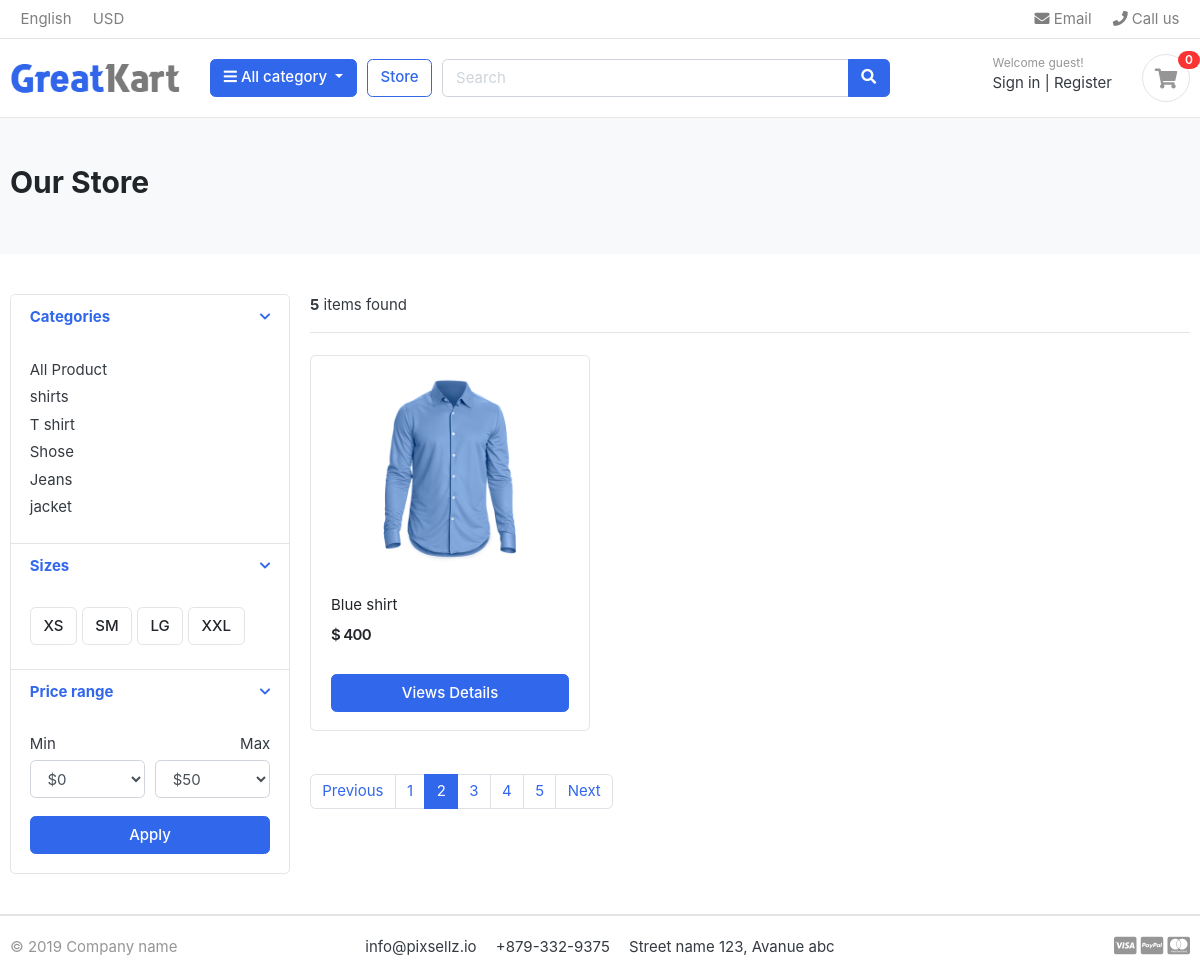
The page /store/?page=2 on the database its author committed.
### category/models.py (models this page shows)
class Category(models.Model):
    category_name= models.CharField(max_length=100,unique=True)
    slug=models.SlugField(max_length=100,unique=True)
    description=models.TextField(max_length=100,blank=True)
    cat_image=models.ImageField(upload_to='photos/category/',blank=True)
    def get_url(self):
            return reverse('products_by_category',args=[self.slug])
    def __str__(self):
        return self.category_name

### store/models.py (models this page shows, shortened)
class Product(models.Model):
    name=models.CharField(max_length=10)
    slug=models.SlugField(max_length=10)
    description=models.TextField(max_length=10,blank=True)
    price=models.IntegerField()
    image=models.ImageField(upload_to='photos/products')
    stock=models.IntegerField()
    is_available=models.BooleanField(default=True)
    category=models.ForeignKey(Category,on_delete=models.CASCADE)
    created_date= models.DateTimeField(auto_now_add=True)
    modified_date=models.DateTimeField(auto_now=True)
    def get_url(self):
        return reverse('product_detail',args=[self.category.slug,self.slug])

### store/views.py (the view)
# urls.py: path("store/",include('store.urls')),
def store(request,category_slug=None):
    category=None
    product=None
    if category_slug!=None:
        category= get_object_or_404(Category,slug=category_slug)
        product = Product.objects.filter(category=category,is_available=True)
        paginator= Paginator(product,1)
        page=request.GET.get('page')
        paged_product=paginator.get_page(page)
        product_count=product.count()
    else:
        product =Product.objects.all().filter(is_available=True).order_by('id')
        paginator = Paginator(product,1)
        page= request.GET.get('page')
        paged_product =paginator.get_page(page)
        product_count=product.count()
    context={
                "product":paged_product,
                'product_count':product_count
            }
    return render(request, "store/store.html",context)

### carts/context_proceesor.py (called while the page is built)
def counter(request):
    cart_count=0
    if 'admin' in request.path:
        return {}
    else:
        try:
            cart =Cart.objects.filter(cart_id=_cart_id(request))
            cart_items =CartItem.objects.all().filter(cart=cart[:1])
            for cart_item in cart_items:
                cart_count+=cart_item.quantity
        except Cart.DoesNotExist:
            cart_count=0
    return dict(cart_count=cart_count)

### carts/views.py (called while the page is built)
def _cart_id(request):
    cart = request.session.session_key
    if not cart:
        cart = request.session.create()
    return cart

### category/context_processore.py (called while the page is built)
def manu_list(request):
    links=Category.objects.all()
    print("--", dict(link=links))
    return dict(link=links)

### store/templates/store/store.html (shortened to what this page needs)
{%extends 'base.html'%}
{%load static%}
{% block content %}
<section class="section-pagetop bg">
<div class="container">
	{%if 'search' in request.path%}
	  <h2 class="title-page">Search result</h2>
	{%else%}
	   <h2 class="title-page">Our Store</h2>
	{%endif%}
</div>
</section>
<section class="section-content padding-y">
<div class="container">
<div class="row">
	<aside class="col-md-3">
<div class="card">
	<article class="filter-group">
		<header class="card-header">
			<a href="#" data-toggle="collapse" data-target="#collapse_1" aria-expanded="true" class="">
				<i class="icon-control fa fa-chevron-down"></i>
				<h6 class="title">Categories</h6>
			</a>
		</header>
		<div class="filter-content collapse show" id="collapse_1" style="">
			<div class="card-body">
				<ul class="list-menu">
				    <li><a href="{% url 'store' %}">All Product</a></li>
					{%for category in link%}
				<li><a href="{{category.get_url}}">{{category.category_name}}</a></li>
					{%endfor%}
				</ul>
			</div>
		</div>
	</article>
	<article class="filter-group">
		<header class="card-header">
			<a href="#" data-toggle="collapse" data-target="#collapse_4" aria-expanded="true" class="">
				<i class="icon-control fa fa-chevron-down"></i>
				<h6 class="title">Sizes </h6>
			</a>
		</header>
		<div class="filter-content collapse show" id="collapse_4" style="">
			<div class="card-body">
			  <label class="checkbox-btn">
			    <span class="btn btn-light"> XS </span>
			  </label>
			  <label class="checkbox-btn">
			    <span class="btn btn-light"> SM </span>
			  </label>
			  <label class="checkbox-btn">
			    <span class="btn btn-light"> LG </span>
			  </label>
			  <label class="checkbox-btn">
			    <span class="btn btn-light"> XXL </span>
			  </label>
		</div>
		</div>
	</article>
	<article class="filter-group">
		<header class="card-header">
			<a href="#" data-toggle="collapse" data-target="#collapse_3" aria-expanded="true" class="">
				<i class="icon-control fa fa-chevron-down"></i>
				<h6 class="title">Price range </h6>
			</a>
		</header>
		<div class="filter-content collapse show" id="collapse_3" style="">
			<div class="card-body">
				<div class="form-row">
				<div class="form-group col-md-6">
				  <label>Min</label>
				  	<select class="mr-2 form-control">
						<option value="0">$0</option>
					</select>
				</div>
				<div class="form-group text-right col-md-6">
				  <label>Max</label>
				  	<select class="mr-2 form-control">
						<option value="50">$50</option>
					</select>
				</div>
				</div>
				<button class="btn btn-block btn-primary">Apply</button>
			</div>
		</div>
	</article>
</div>
	</aside>
	<main class="col-md-9">
<header class="border-bottom mb-4 pb-3">
		<div class="form-inline">
			<span class="mr-md-auto"><b>{{product_count}}</b> items found </span>
		</div>
</header>
<div class="row">
	{%if product%}
    {%for product in product %}
	<div class="col-md-4">
		<figure class="card card-product-grid">
			<div class="img-wrap">
				<a href="{{product.get_url}}"><img src="{{product.image.url}}"></a>
			</div>
			<figcaption class="info-wrap">
				<div class="fix-height">
					<a href="{{product.get_url}}" class="title">{{product.name}}</a>
					<div class="price-wrap mt-2">
						<span class="price">$ {{product.price}}</span>
					</div>
				</div>
				<a href="{{product.get_url}}" class="btn btn-block btn-primary">Views Details</a>
			</figcaption>
		</figure>
	</div>
    {%endfor%}
	{%else%}
	<div>
		<h2>No Result found.please try again</h2>
	</div>
   {%endif%}
</div>
<nav class="mt-4" aria-label="Page navigation sample">
  {% if product.has_other_pages%}
  <ul class="pagination">
		{% if product.has_previous%}
		    <li class="page-item"><a class="page-link" href="?page={{product.previous_page_number}}">Previous</a></li>
		{%else %}
		    <li class="page-item disabled"><a class="page-link" href="#">Previous</a></li>
		{% endif %}
		{% for i in product.paginator.page_range %}
			{%if product.number == i%}
				<li class="page-item active"><a class="page-link" href="#">{{i}}</a></li>
			{%else%}
				<li class="page-item"><a class="page-link" href="?page={{i}}">{{i}}</a></li>
		    {%endif%}
		{%endfor%}
		{%if product.has_next%}
		   <li class="page-item"><a class="page-link" href="?page={{product.next_page_number}}">Next</a></li>
		{%else%}
            <li class="page-item-disabled"><a class="page-link" href="#">Next</a></li>
		{%endif%}
   </ul>
  {%endif%}
</nav>
	</main>
</div>
</div>
</section>
{%endblock%}

### static/css/ui.css (style rules this page uses)
html { font-family: "Inter", sans-serif; font-size: 15px; }
.img-wrap { text-align: center; display: block; }
.img-wrap img { max-width: 100%; }
.price-wrap { letter-spacing: -0.7px; }
.padding-y { padding-top: 40px; padding-bottom: 40px; }
figure { margin-bottom: 0; }
article:after, .form-group:after { display: block; clear: both; content: ""; }
.bg { background-color: #f8f9fa; }
.title-page { color: #212529; }
.btn-light { background-color: #fff; border-color: #e4e4e4; }
[class*=list-] li:after { visibility: hidden; display: block; content: ""; overflow: hidden; height: 0; clear: both; }
.list-menu { list-style: none; margin: 0; padding-left: 0; }
.list-menu li { margin-bottom: 5px; }
.list-menu a { color: #343a40; }
[class*=card-product] a.title { color: #212529; display: block; }
[class*=card-product] .img-wrap { overflow: hidden; position: relative; }
[class*=card-product] .img-wrap img { height: 100%; max-width: 100%; width: auto; display: inline-block; -o-object-fit: cover; object-fit: cover; }
.card-product-grid { margin-bottom: 20px; }
.card-product-grid .img-wrap { border-radius: 0.2rem 0.2rem 0 0; height: 220px; }
.card-product-grid .info-wrap { overflow: hidden; padding: 18px 20px; }
.card-product-grid .fix-height { height: 80px; overflow: hidden; }
.card .img-wrap { overflow: hidden; }
.price { font-weight: 600; color: #212529; }
.icon-control { margin-top: 5px; float: right; font-size: 80%; }
.card-header .title { margin-bottom: 0; line-height: 1.5; }
.filter-group { border-bottom: 1px solid #e4e4e4; }
.filter-group .card-header { border-bottom: 0; }
.filter-group:last-child { border-bottom: 0; }
.checkbox-btn { position: relative; }
.section-pagetop { padding: 45px 0; }

### rows shown on the page
Category: category_name "shirts"
Category: category_name "T shirt"
Category: category_name "Shose"
Category: category_name "Jeans"
Category: category_name "jacket"
Product: image (picture), name "Blue shirt", price "400"

### other values the page prints
{{ cart_count }} "0"
{{ product_count }} "5"
{{ i }} "1" "3" "4" "5"
{{ i }} "2"
